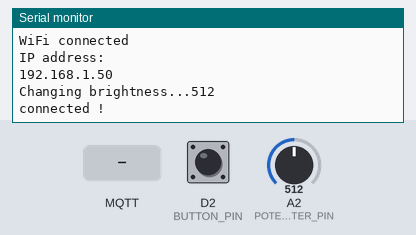
A sketch run on a simulated Arduino MKR. Parts: the last lines printed to the serial monitor. The test bench sets the inputs (shaded band); at power-on: D2 (BUTTON_PIN) LOW, A2 (POTENTIOMETER_PIN) = 512. WiFi joins after 1.5 s; servers stay silent unless stated; uploads are accepted with an empty reply; no MQTT or app messages arrive unless stated.

Above: at 7.7 s.
7.8 s: D2 (BUTTON_PIN) pulled HIGH for 1 s
At 9.4 s:
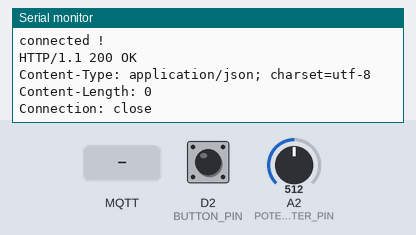
10.3 s: MQTT message "1" arrives on the first subscribed topic
At 10.46 s:
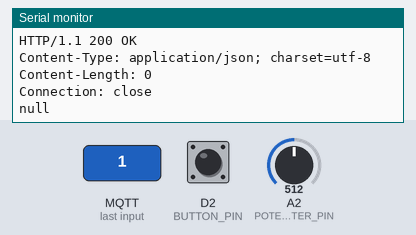
11.8 s: A2 (POTENTIOMETER_PIN) set to 716
At 12.24 s:
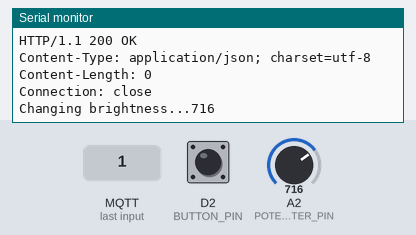
13.3 s: A2 (POTENTIOMETER_PIN) set to 900
At 14.7 s:
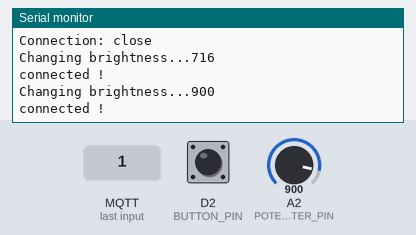

Measured:
- after the input at 7.8 s, the serial monitor: prints a new line after 0.25 s (image 1)
- after the input at 10.3 s, the serial monitor: prints a new line at once (image 2)
- after the input at 11.8 s, the serial monitor: prints a new line after 0.28 s (image 3)
- after the input at 13.3 s, the serial monitor: prints a new line after 0.28 s (image 4)

The sketch:

hue.ino
```cpp
#include <string.h>
#include <SPI.h>
#include <WiFiNINA.h>
#include <ArduinoJson.h>
//#include <HttpClient.h>
#include <MQTT.h>

WiFiClient client;
MQTTClient mqtt_client ;

#define POTENTIOMETER_PIN A2 // TODO: uncomment this line if the potentiometer is connected to analogic pin 4, or adapt...
#define BUTTON_PIN 2 // TODO: uncomment this line if the potentiometer is connected to digital pin 3, or adapt...

String ID = "91229" ;
String LIGHT_ID = "18";
// TODO: you probably need to add a line here for the button pin....


const char* wifi_ssid     = "lab-iot-1";// TODO: change this
const char* wifi_password = "lab-iot-1"; // TODO: change this

// mqtt configuration change here
const char* mqtt_host = "max.isasecret.com" ;
const char* mqtt_user     = "majinfo2019";
const char* mqtt_password = "Y@_oK2";
const uint16_t mqtt_port =  1723;

/* Some variables to handle measurements. */
int potentiometerValue;
int buttonState = 0;         // variable for reading the pushbutton status


uint32_t t0, t ;

/* Time between displays. */
#define DELTA_T 500
//StaticJsonBuffer<200> jsonBuffer;
int status = WL_IDLE_STATUS;

void setup() {
  // monitoring via Serial is always nice when possible
  Serial.begin(9600) ;
//  delay(100) ;
  Serial.println("Initializing...\n") ;

  connect();
  // initialize the Potentiometer and button pin as inputs:
  pinMode(POTENTIOMETER_PIN, INPUT);
  pinMode(BUTTON_PIN, INPUT);

  // Time begins now!
  t0 = t = millis() ;
}
boolean isOn = false;
int oldValue = 0;
void loop() {
   mqtt_client.loop() ;
  if(status != WL_CONNECTED){
    connect();
  }
  while ( ! mqtt_client.connected() ) {
    Serial.print(mqtt_client.connected());
    Serial.print("======================");
    connect();
  }
  t = millis() ;
  if ( (t - t0) >= DELTA_T ) {
    t0 = t ;

    // read the states:
    buttonState = digitalRead(BUTTON_PIN);
     potentiometerValue = analogRead(POTENTIOMETER_PIN); // TODO; uncomment this line if it is analog

    if(oldValue <= (potentiometerValue - 10) || oldValue >= (potentiometerValue + 10)){
      String briSt = String(potentiometerValue);
      changeBrightness(briSt);
      oldValue = potentiometerValue;
    }
    if(buttonState == 1){

        httpRequest();
    }else{

    }

  }
}
char server[] = "192.168.1.131";

void turnOn(){
  Serial.println("Trying to turn ligh on");
  if(client.connect(server, 80)){
    Serial.println("connected !");
     client.println("PUT /api/LDd1NE7AhgJ6bJ-SZ-g1zCkydqssE2wd5Lwe7lMU/lights/"+LIGHT_ID+"/state HTTP/1.1");
    client.println("Host: 192.168.1.131");
     client.println("Connection: close");
     client.println("Content-Type: application/x-www-form-urlencoded");
     client.println("Content-Length: 12\r\n");
     String body = "{\"on\":true}";
  client.print(body);
  }
//  delay(100);
  while (client.available()) {
    String line = client.readStringUntil('\r');
      Serial.print(line);
   }
}
void turnOff(){
  Serial.println("Trying to turn ligh off");
  if(client.connect(server, 80)){
    Serial.println("connected !");
     client.println("PUT /api/LDd1NE7AhgJ6bJ-SZ-g1zCkydqssE2wd5Lwe7lMU/lights/"+LIGHT_ID+"/state HTTP/1.1");
    client.println("Host: 192.168.1.131");
     client.println("Connection: close");
     client.println("Content-Type: application/x-www-form-urlencoded");
     client.println("Content-Length: 12\r\n");
     client.print("{\"on\":false}");
  }
}

void changeBrightness(String bri){
  Serial.print("Changing brightness...");
  Serial.println(bri);
  if(client.connect(server, 80)){
    Serial.println("connected !");
     client.println("PUT /api/LDd1NE7AhgJ6bJ-SZ-g1zCkydqssE2wd5Lwe7lMU/lights/"+LIGHT_ID+"/state HTTP/1.1");
    client.println("Host: 192.168.1.131");
     client.println("Connection: close");
     client.println("Content-Type: application/x-www-form-urlencoded");
     int str_length = 19 + bri.length();
     String len = String(str_length);
     String content = "Content-Length: "+len+"\r\n";
     client.println(content);
     String body = "{\"on\":true,\"bri\":"+bri+"}";
     client.print(body);
  }
}

void httpRequest(){
   Serial.println("\nStarting connection to server...");
  // if you get a connection, report back via serial:
  if (client.connect(server, 80)) {
    Serial.println("connected to server");
    // Make a HTTP request:
    client.println("GET /api/LDd1NE7AhgJ6bJ-SZ-g1zCkydqssE2wd5Lwe7lMU/lights/"+LIGHT_ID+" HTTP/1.1");
    client.println("Host: 192.168.1.131");
    //client.println("Content-type: application/json");

    client.println("Connection: keep-alive");
    client.println();

  }
//  delay(100);
  String line= "";
  while (client.available()) {
     line = client.readStringUntil('\n');
   }
   demoParse(line);
//  delay(100);
    Serial.print(line);


}
void demoParse(String input) {
   DynamicJsonDocument doc(1024);
   deserializeJson(doc,input);

  JsonObject myObject=doc.as<JsonObject>();

  // myObject.hasOwnProperty(key) checks if the object contains an entry for key
    JsonObject state_var = myObject["state"];
    if((bool)state_var["on"] == true){
      Serial.println("The lamp is on !");
      turnOff();
    }else{
      Serial.println("The lamp is off !");
      turnOn();
    }
  Serial.println();
}
void connect() {

  while ( status != WL_CONNECTED)
  {
    Serial.print("Attempting to connect to WPA SSID: ");
    Serial.println(wifi_ssid);
    // Connect to WPA/WPA2 network:
    status = WiFi.begin(wifi_ssid, wifi_password);

    // wait 5 seconds for connection:
    delay(5000);
  }
  if(status == WL_CONNECTED)
  {
     mqtt_client.begin(mqtt_host, mqtt_port, client) ;
    mqtt_client.onMessage(callback) ;
  }


  Serial.print("MQTT: trying to connect to host ") ;
  Serial.print(mqtt_host) ;
  Serial.print(" on port ") ;
  Serial.print(mqtt_port) ;
  Serial.println(" ...") ;

  while ( !mqtt_client.connect(ID.c_str(), mqtt_user, mqtt_password) )
  {
      Serial.println("not conn");
  }
  Serial.println("MQTT: connected") ;

  mqtt_client.subscribe("a_a_m_light");


  Serial.print("\n");
  Serial.print("WiFi connected\n");
  Serial.print("IP address: \n");
  Serial.print(WiFi.localIP());
  Serial.print("\n") ;
}

void forward(String LIGHT_ID,String  message)
{
  if(client.connect(server, 80))
  {
    Serial.println("connected !");
     client.println("PUT /api/LDd1NE7AhgJ6bJ-SZ-g1zCkydqssE2wd5Lwe7lMU/lights/"+LIGHT_ID+"/state HTTP/1.1");
    client.println("Host: 192.168.1.131");
     client.println("Connection: close");
     client.println("Content-Type: application/x-www-form-urlencoded");
     int str_length = 19 + message.length();
     String len = String(str_length);
     String content = "Content-Length: "+len+"\r\n";
     client.println(content);
     client.print(message);
  }
//  delay(100);
  while (client.available()) {
    char c =client.read();
      Serial.print(c);
   }

}
void callback(String &intopic, String &payload)
{
  /* There's nothing to do here ... as long as the module
   *  cannot handle messages.
   */
   DynamicJsonDocument doc(1024);
    deserializeJson(doc,payload);
    JsonObject obj=doc.as<JsonObject>();

  // myObject.hasOwnProperty(key) checks if the object contains an entry for key
    String id=obj["id"];
    String room=obj["room"];
    JsonObject properties= obj["properties"];
    String message;
    serializeJson(properties, message);
    Serial.println(message);
    forward(id,message);
}
```
